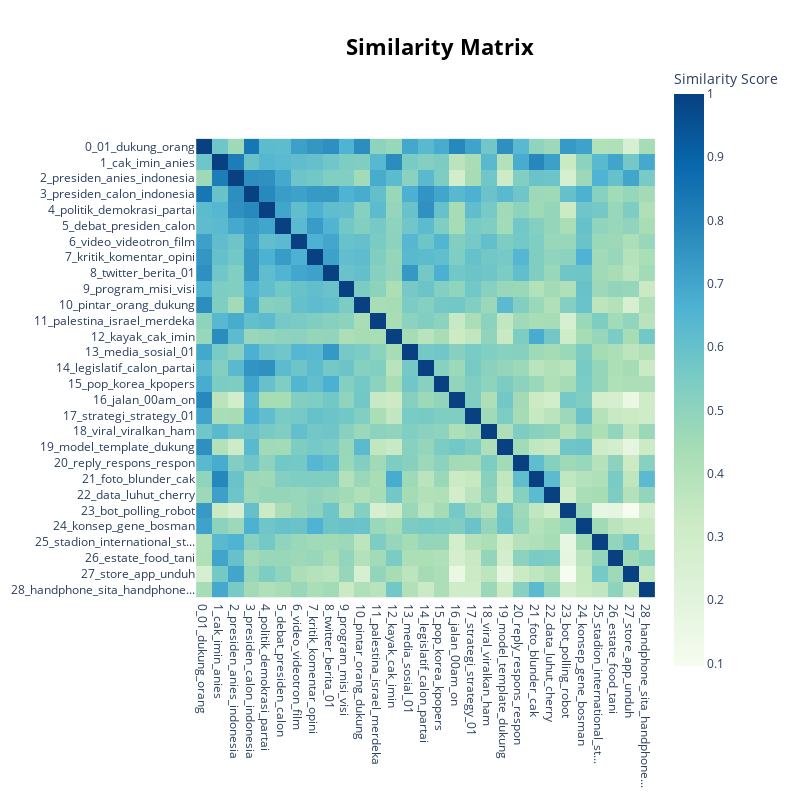

Notebook code for this chart:
### Code cell
# Topic summary table
topic_info = topic_model_hdbscan.get_topic_info()
print(topic_info)

# Interactive visualizations
topic_model_hdbscan.visualize_topics()
topic_model_hdbscan.visualize_barchart(top_n_topics=10)
topic_model_hdbscan.visualize_heatmap()

### Figure 1 — Plotly figure (JSON) as saved in the notebook; plotly's stock layout.template omitted (floating-point values rounded to 4 significant figures; data arrays with more than 128 entries replaced by an {"elided": "..."} marker saying what was removed)
{"data": [{"coloraxis": "coloraxis", "hovertemplate": "x: %{x}<br>y: %{y}<br>Similarity Score: %{z}<extra></extra>", "name": "0", "type": "heatmap", "x": ["0_01_dukung_orang", "1_cak_imin_anies", "2_presiden_anies_indonesia", "3_presiden_calon_indonesia", "4_politik_demokrasi_partai", "5_debat_presiden_calon", "6_video_videotron_film", "7_kritik_komentar_opini", "8_twitter_berita_01", "9_program_misi_visi", "10_pintar_orang_dukung", "11_palestina_israel_merdeka", "12_kayak_cak_imin", "13_media_sosial_01", "14_legislatif_calon_partai", "15_pop_korea_kpopers", "16_jalan_00am_on", "17_strategi_strategy_01", "18_viral_viralkan_ham", "19_model_template_dukung", "20_reply_respons_respon", "21_foto_blunder_cak", "22_data_luhut_cherry", "23_bot_polling_robot", "24_konsep_gene_bosman", "25_stadion_international_st...", "26_estate_food_tani", "27_store_app_unduh", "28_handphone_sita_handphone..."], "xaxis": "x", "y": ["0_01_dukung_orang", "1_cak_imin_anies", "2_presiden_anies_indonesia", "3_presiden_calon_indonesia", "4_politik_demokrasi_partai", "5_debat_presiden_calon", "6_video_videotron_film", "7_kritik_komentar_opini", "8_twitter_berita_01", "9_program_misi_visi", "10_pintar_orang_dukung", "11_palestina_israel_merdeka", "12_kayak_cak_imin", "13_media_sosial_01", "14_legislatif_calon_partai", "15_pop_korea_kpopers", "16_jalan_00am_on", "17_strategi_strategy_01", "18_viral_viralkan_ham", "19_model_template_dukung", "20_reply_respons_respon", "21_foto_blunder_cak", "22_data_luhut_cherry", "23_bot_polling_robot", "24_konsep_gene_bosman", "25_stadion_international_st...", "26_estate_food_tani", "27_store_app_unduh", "28_handphone_sita_handphone..."], "yaxis": "y", "z": {"elided": "29x29 float values"}}], "layout": {"coloraxis": {"colorbar": {"title": {"text": "Similarity Score"}}, "colorscale": [[0, "rgb(247,252,240)"], [0.125, "rgb(224,243,219)"], [0.25, "rgb(204,235,197)"], [0.375, "rgb(168,221,181)"], [0.5, "rgb(123,204,196)"], [0.625, "rgb(78,179,211)"], [0.75, "rgb(43,140,190)"], [0.875, "rgb(8,104,172)"], [1, "rgb(8,64,129)"]]}, "height": 800, "hoverlabel": {"bgcolor": "white", "font": {"family": "Rockwell", "size": 16}}, "legend": {"title": {"text": "Trend"}}, "margin": {"t": 60}, "showlegend": true, "title": {"font": {"color": "Black", "size": 22}, "text": "<b>Similarity Matrix</b>", "x": 0.55, "xanchor": "center", "y": 0.95, "yanchor": "top"}, "width": 800, "xaxis": {"anchor": "y", "constrain": "domain", "domain": [0, 1], "scaleanchor": "y"}, "yaxis": {"anchor": "x", "autorange": "reversed", "constrain": "domain", "domain": [0, 1]}}}
